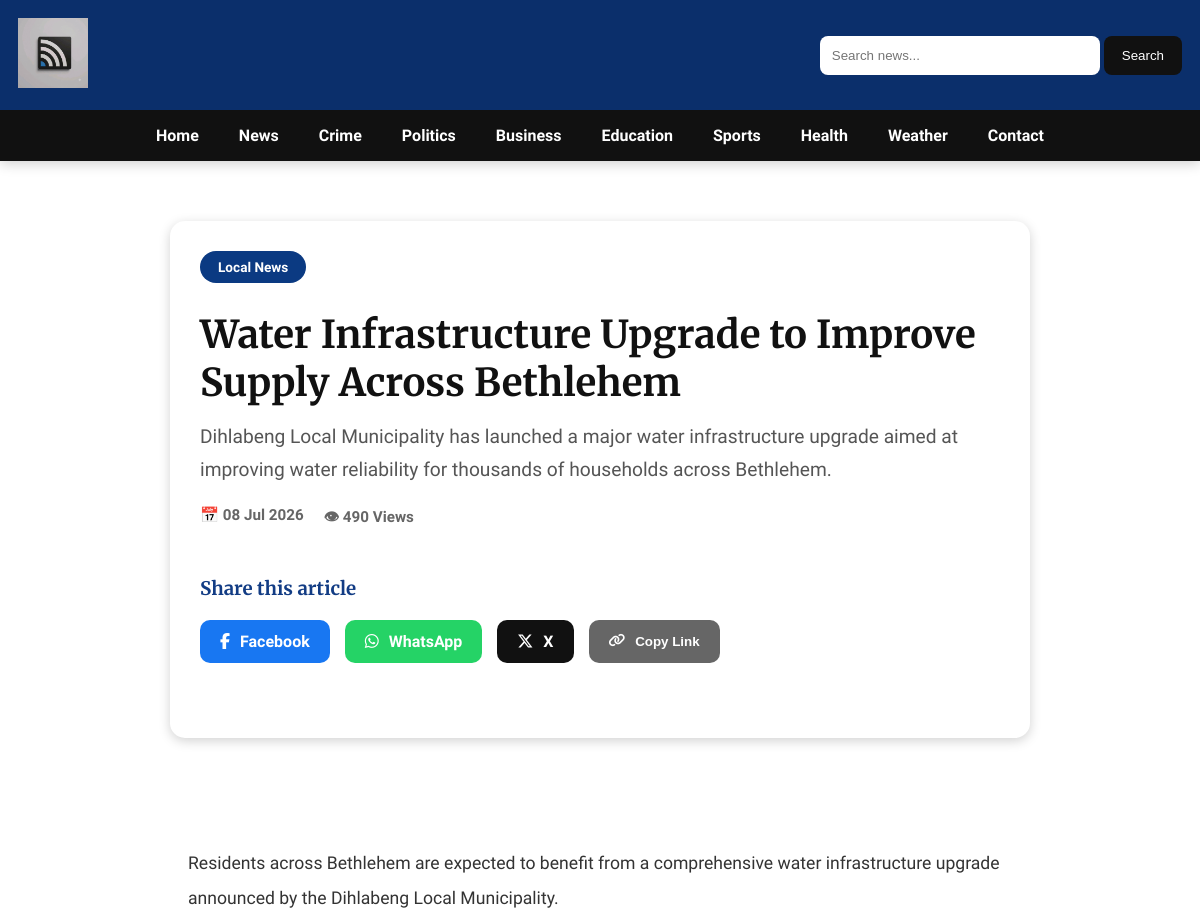
The page /article/1 (upper part) on the database as committed earlier.
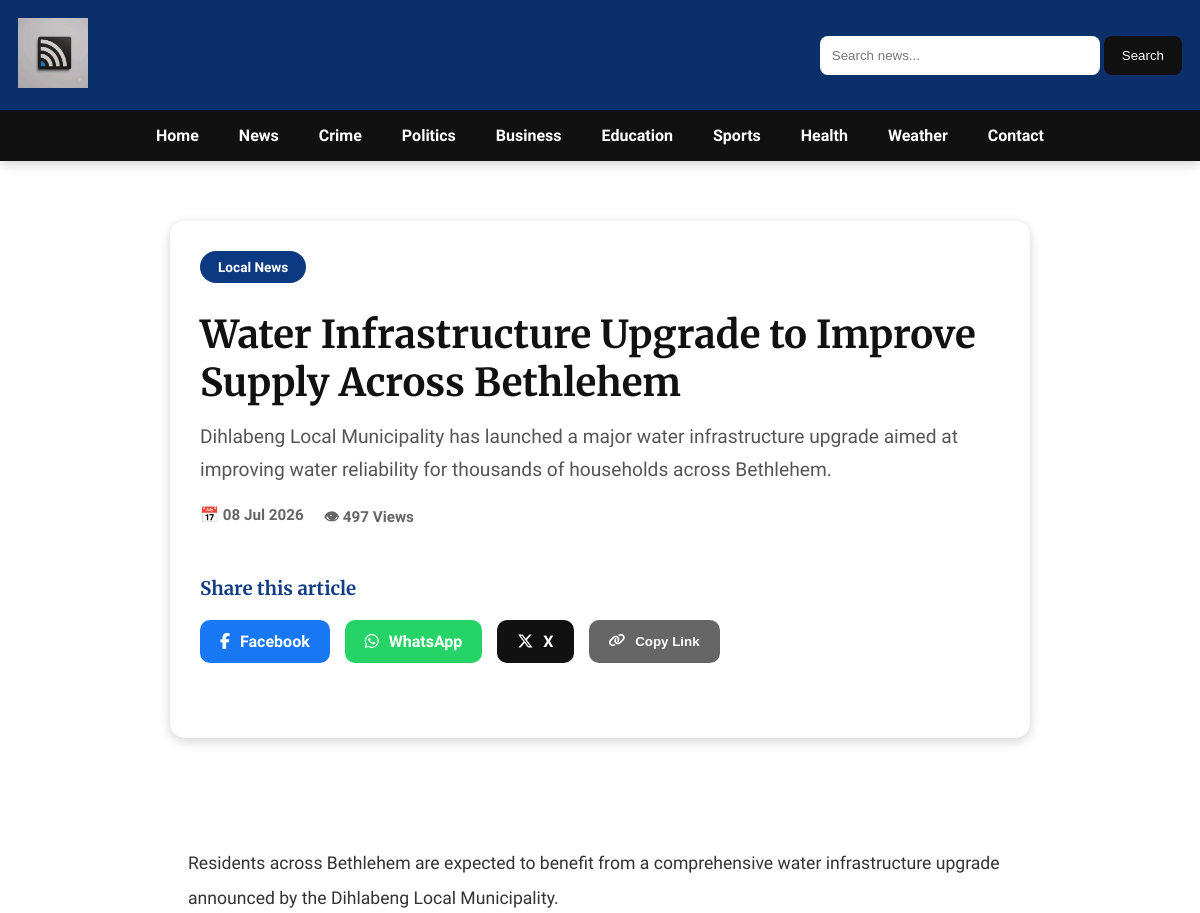
The same page on the database as committed later.
### models/article.py (models this page shows)
class Article(db.Model):
    __tablename__ = "articles"
    id = db.Column(db.Integer, primary_key=True)
    title = db.Column(db.String(200), nullable=False)
    summary = db.Column(db.String(500), nullable=False)
    content = db.Column(db.Text, nullable=False)
    category = db.Column(db.String(100), nullable=False)
    author = db.Column(db.String(100), nullable=False)
    image = db.Column(db.String(255))
    published = db.Column(
    db.Boolean,
    default=False
)
    breaking = db.Column(db.Boolean, default=False)
    featured = db.Column(db.Boolean, default=False)
    views = db.Column(db.Integer, default=0)
    likes = db.Column(db.Integer, default=0)
    loves = db.Column(db.Integer, default=0)
    wows = db.Column(db.Integer, default=0)
    created_at = db.Column(db.DateTime, default=datetime.utcnow)

### routes/articles.py (the view)
@articles_bp.route("/article/<int:article_id>")
def article(article_id):
    article = get_article_by_id(article_id)
    if article is None:
        abort(404)
    increase_views(article)
    related_articles = get_related_articles(article)
    return render_template(
        "article.html",
        article=article,
        related_articles=related_articles,
    )

### services/article_service.py (called while the page is built)
def get_article_by_id(article_id):
    return db.session.get(Article, article_id)

def increase_views(article):
    article.views += 1
    db.session.commit()

def get_related_articles(article, limit=3):
    return (
        Article.query
        .filter(
            Article.category == article.category,
            Article.id != article.id
        )
        .limit(limit)
        .all()
    )

### templates/article.html (shortened to what this page needs)
{% extends "base.html" %}
{% block content %}
<article class="article-page">
    <header class="article-header">
    <span class="news-category">
        {{ article.category }}
    </span>
    <h1 class="article-title">
        {{ article.title }}
    </h1>
    <p class="article-summary">
        {{ article.summary }}
    </p>
    <div class="article-info">
        {% if article.created_at %}
        <span>📅 {{ article.created_at.strftime('%d %b %Y') }}</span>
        {% endif %}
        <span>👁 {{ article.views }} Views</span>
    </div>
<div class="share-section">
    <h3>Share this article</h3>
    <div class="share-buttons">
        <a
            class="share-btn facebook"
            href="https://www.facebook.com/sharer/sharer.php?u={{ request.url }}"
            target="_blank">
            <i class="fab fa-facebook-f"></i>
            Facebook
        </a>
        <a
            class="share-btn whatsapp"
            href="https://wa.me/?text={{ article.title }} {{ request.url }}"
            target="_blank">
            <i class="fab fa-whatsapp"></i>
            WhatsApp
        </a>
        <a
            class="share-btn twitter"
            href="https://twitter.com/intent/tweet?text={{ article.title }}&url={{ request.url }}"
            target="_blank">
            <i class="fab fa-x-twitter"></i>
            X
        </a>
        <button
            class="share-btn copy-link"
            onclick="copyArticleLink()">
            <i class="fa-solid fa-link"></i>
            Copy Link
        </button>
    </div>
</div>
</header>
    <div class="article-content">
        {{ article.content|replace('\n','<br><br>')|safe }}
    </div>
</article>
{% endblock %}

### templates/base.html (shortened to what this page needs)
<!DOCTYPE html>
<html lang="en">
<head>
    <link rel="stylesheet" href="{{ url_for('static', filename='css/main.css') }}">
    <link rel="stylesheet"
          href="https://cdnjs.cloudflare.com/ajax/libs/font-awesome/6.5.2/css/all.min.css">
    <link rel="stylesheet"
href="{{ url_for('static', filename='css/homepage.css') }}">
    <link rel="stylesheet"
href="{{ url_for('static', filename='css/article.css') }}">
</head>
<body>
    <header>
        <div class="top-bar">
            <div class="logo">
                <img src="{{ url_for('static', filename='images/logo.png') }}"
                     alt="Bethlehem News Spot">
            </div>
            <div class="search-box">
<form action="{{ url_for('articles.search') }}" method="GET">
    <input
        type="text"
        name="q"
        placeholder="Search news..."
    >
    <button type="submit">
        Search
    </button>
</form>
            </div>
        </div>
        <nav id="main-nav">
            <a href="/">Home</a>
            <a href="/news">News</a>
            <a href="/crime">Crime</a>
            <a href="/politics">Politics</a>
            <a href="/business">Business</a>
            <a href="/education">Education</a>
            <a href="/sports">Sports</a>
            <a href="/health">Health</a>
            <a href="/weather">Weather</a>
            <a href="/contact">Contact</a>
        </nav>
    </header>
    <main>
        {% block content %}
        {% endblock %}
    </main>
</body>
</html>

### static/css/main.css (style rules this page uses)
* { margin:0; padding:0; box-sizing:border-box; }
body { font-family:'Source Sans 3',sans-serif; }
header { background:#0b2f6b; color:white; box-shadow:0 3px 12px rgba(0,0,0,.18); }
.top-bar { max-width:1300px; margin:auto; display:flex; justify-content:space-between; align-items:center; padding:18px; }
.logo img { height:70px; }
.search-box { display:flex; gap:8px; }
.search-box input { width:280px; padding:12px; border:none; border-radius:8px; }
.search-box button { background:#111; color:white; border:none; border-radius:8px; padding:12px 18px; cursor:pointer; }
nav { background:#111; display:flex; justify-content:center; flex-wrap:wrap; }
nav a { color:white; text-decoration:none; padding:18px; font-weight:600; transition:.3s; }
h1, h2, h3, h4, .section-title, .main-story h1, .side-card h3, .news-card h3 { font-family:'Merriweather',serif; font-weight:700; line-height:1.3; }
a { text-decoration:none; }
#main-nav { display:flex; justify-content:center; gap:24px; flex-wrap:wrap; }
#main-nav a { color:white; text-decoration:none; font-weight:600; padding:16px 8px; transition:.3s; }

### static/css/homepage.css (style rules this page uses)
.article-content { padding:18px; }
.news-category { display:inline-block; background:#0B3C88; color:#fff; padding:5px 12px; border-radius:40px; font-size:.75rem; font-weight:bold; margin-bottom:12px; }

### static/css/article.css (style rules this page uses)
.article-page { max-width:900px; margin:40px auto; padding:20px; }
.article-title { font-family:'Merriweather',serif; font-size:2.4rem; line-height:1.25; color:#111; margin:15px 0; }
.article-summary { font-size:1.2rem; color:#555; margin-bottom:20px; line-height:1.7; }
.article-info { display:flex; gap:20px; flex-wrap:wrap; color:#666; font-size:.95rem; font-weight:600; }
.article-content { font-size:1.1rem; line-height:2; color:#333; }
.article-header { background:white; padding:30px; border-radius:15px; margin-bottom:20px; }
.news-category { display:inline-block; background:#0b3a82; color:white; padding:8px 18px; border-radius:40px; font-weight:bold; font-size:.85rem; }
.share-section { margin:45px 0; }
.share-section h3 { margin-bottom:18px; color:#123c84; }
.share-buttons { display:flex; flex-wrap:wrap; gap:15px; }
.share-btn { display:inline-flex; align-items:center; gap:10px; padding:12px 20px; border:none; border-radius:10px; text-decoration:none; color:white; cursor:pointer; font-weight:bold; transition:.3s; }
.facebook { background:#1877F2; }
.whatsapp { background:#25D366; }
.twitter { background:#111; }
.copy-link { background:#666; }

Rows that differ between the two databases and show on the page:
changed Article "Water Infrastructure Upgrade to Improve Supply Across Bethlehem": views "490" → "497"
